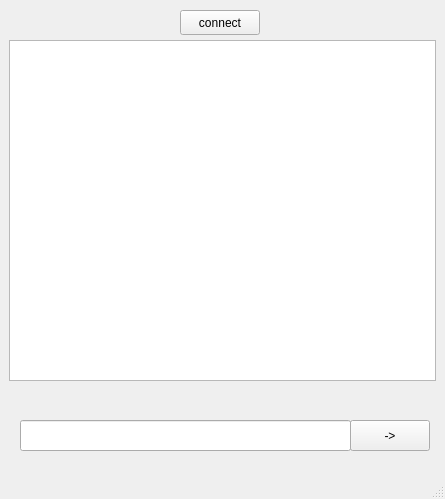
<?xml version="1.0" encoding="UTF-8"?>
<ui version="4.0">
 <class>MainWindow</class>
 <widget class="QMainWindow" name="MainWindow">
  <property name="geometry">
   <rect>
    <x>0</x>
    <y>0</y>
    <width>445</width>
    <height>499</height>
   </rect>
  </property>
  <property name="windowTitle">
   <string>MainWindow</string>
  </property>
  <widget class="QWidget" name="centralwidget">
   <widget class="QPushButton" name="pushButton">
    <property name="geometry">
     <rect>
      <x>180</x>
      <y>10</y>
      <width>80</width>
      <height>25</height>
     </rect>
    </property>
    <property name="text">
     <string>connect</string>
    </property>
   </widget>
   <widget class="QTextBrowser" name="textBrowser">
    <property name="geometry">
     <rect>
      <x>9</x>
      <y>40</y>
      <width>427</width>
      <height>341</height>
     </rect>
    </property>
   </widget>
   <widget class="QPushButton" name="pushButton_2">
    <property name="geometry">
     <rect>
      <x>350</x>
      <y>420</y>
      <width>80</width>
      <height>31</height>
     </rect>
    </property>
    <property name="text">
     <string>-&gt;</string>
    </property>
   </widget>
   <widget class="QLineEdit" name="lineEdit">
    <property name="geometry">
     <rect>
      <x>20</x>
      <y>420</y>
      <width>331</width>
      <height>31</height>
     </rect>
    </property>
   </widget>
  </widget>
  <widget class="QMenuBar" name="menubar">
   <property name="geometry">
    <rect>
     <x>0</x>
     <y>0</y>
     <width>445</width>
     <height>22</height>
    </rect>
   </property>
  </widget>
  <widget class="QStatusBar" name="statusbar"/>
 </widget>
 <resources/>
 <connections/>
</ui>
